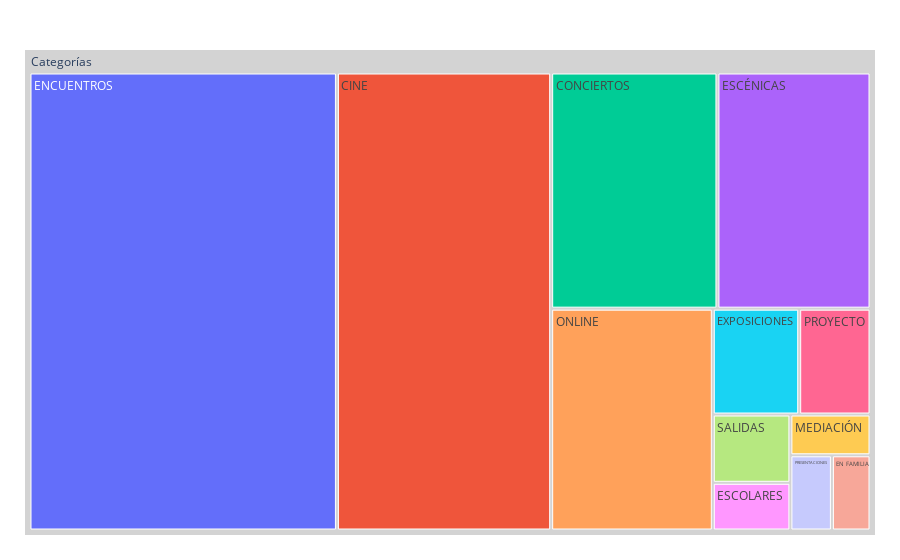

Here is the notebook cell this chart was saved with:
### Markdown cell above
## Visualización de categorías en total

### Code cell
import plotly.express as px
fig = px.treemap(cat_count, path=[px.Constant("Categorías"),'category1'], values='num_eventos',labels=cat_count.columns)
fig.update_traces(root_color="lightgrey")
fig.update_layout(margin = dict(t=50, l=25, r=25, b=25))
fig.show()
#fig.write_html("../img/tree.html")

### Figure 1 — Plotly figure (JSON) as saved in the notebook; plotly's stock layout.template omitted (floating-point values rounded to 4 significant figures)
{"data": [{"branchvalues": "total", "domain": {"x": [0, 1], "y": [0, 1]}, "hovertemplate": "labels=%{label}<br>num_eventos=%{value}<br>parent=%{parent}<br>id=%{id}<extra></extra>", "ids": ["Categorías/CINE", "Categorías/CONCIERTOS", "Categorías/EN FAMILIA", "Categorías/ENCUENTROS", "Categorías/ESCOLARES", "Categorías/ESCÉNICAS", "Categorías/EXPOSICIONES", "Categorías/MEDIACIÓN", "Categorías/ONLINE", "Categorías/PRESENTACIONES", "Categorías/PROYECTO", "Categorías/SALIDAS", "Categorías"], "labels": ["CINE", "CONCIERTOS", "EN FAMILIA", "ENCUENTROS", "ESCOLARES", "ESCÉNICAS", "EXPOSICIONES", "MEDIACIÓN", "ONLINE", "PRESENTACIONES", "PROYECTO", "SALIDAS", "Categorías"], "name": "", "parents": ["Categorías", "Categorías", "Categorías", "Categorías", "Categorías", "Categorías", "Categorías", "Categorías", "Categorías", "Categorías", "Categorías", "Categorías", ""], "root": {"color": "lightgrey"}, "type": "treemap", "values": [1352, 541, 40, 1940, 51, 498, 126, 45, 494, 43, 104, 73, 5307]}], "layout": {"legend": {"tracegroupgap": 0}, "margin": {"b": 25, "l": 25, "r": 25, "t": 50}}}
